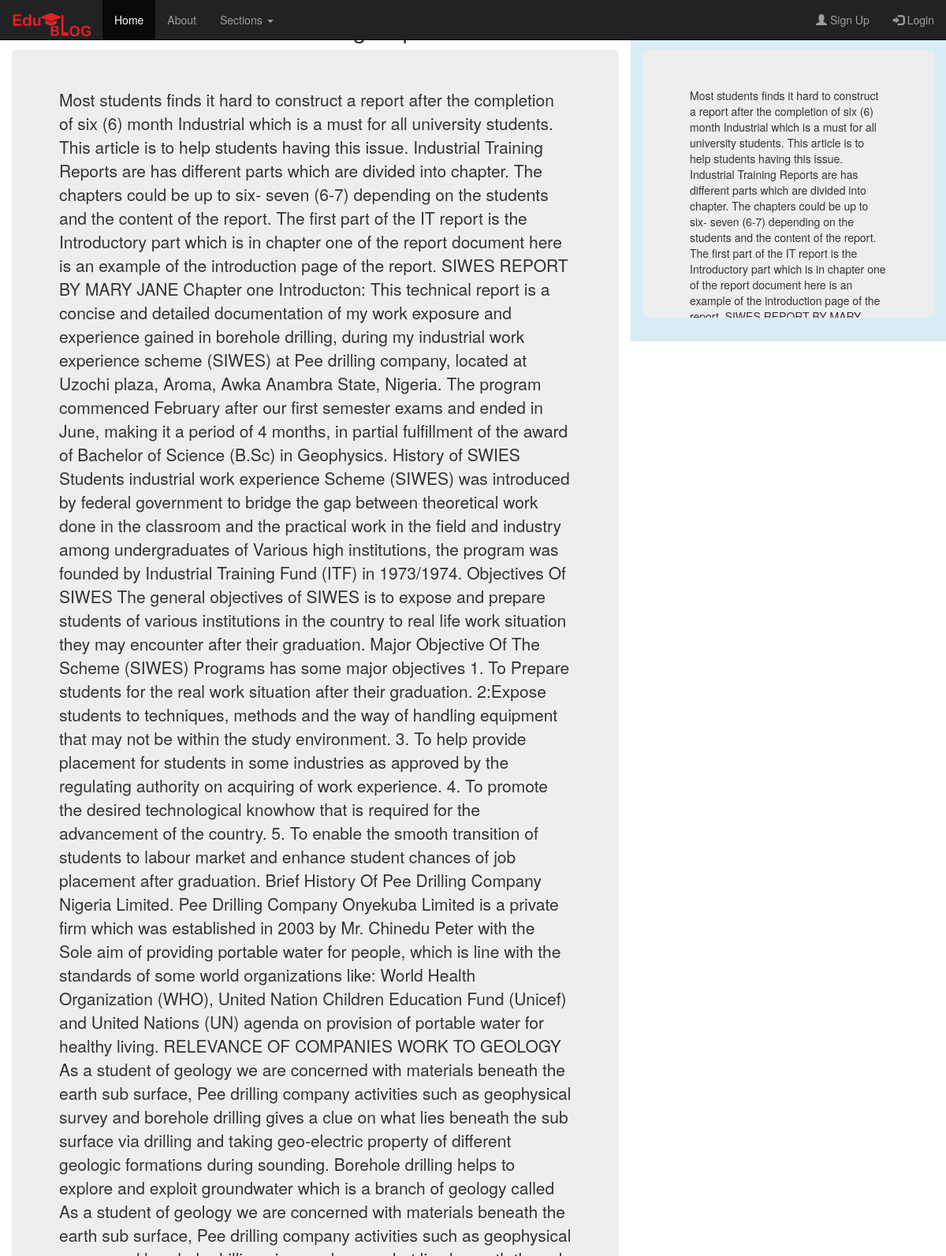
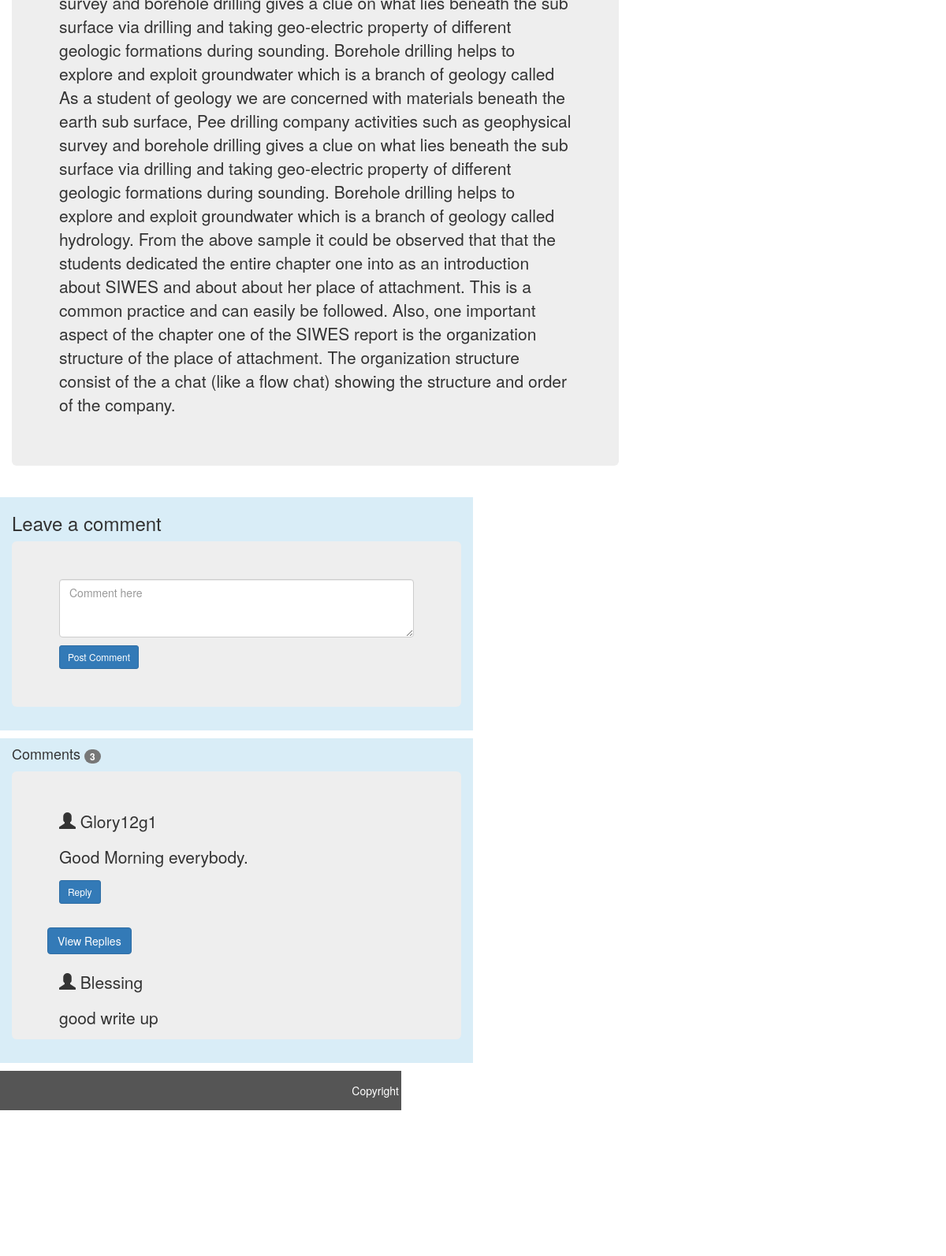
The page /post_detil/2/ on the database its author committed (2 pictures, top to bottom).
### blogs/models.py (models this page shows, shortened)
class Article(models.Model):
	reporter=models.ForeignKey(User, on_delete=models.CASCADE , blank=True , null=True)
	pub_date=models.DateTimeField()
	headline=models.CharField(max_length=200)
	slug=models.CharField(max_length=200)
	content=models.TextField()

class Comment(models.Model):
	user=models.ForeignKey(User, on_delete=models.CASCADE)
	body=models.TextField()
	detil=models.ForeignKey(Article, on_delete=models.CASCADE, related_name='comments')

### blogs/views.py (the view)
# urls.py: path('post_detil/<str:pk>/', views.post_detil, name='post_detil'),
def post_detil (request, pk):
	post=Article.objects.all()
	detil=Article.objects.get(pk=pk)
	comments=detil.comments.all()
	new_comment=None
	if request.method == 'POST':
		comment=Comment.objects.create(
			user=request.user,
			detil=detil,
			body=request.POST.get('body'),
			)
		return HttpResponseRedirect(reverse('blogs:post_detil', args=[str(detil.pk)]))
	else:
		form=CommentForm()
	count=comments.count()
	context={'count':count, 'detil':detil, 'post':post, 'comments':comments,
	'new_comment':new_comment, 'form':form, }
	return render(request, 'blogs/post_detil.html',context)

### blogs/forms.py
class CommentForm(forms.ModelForm):
	body=forms.CharField(max_length=100, widget=forms.Textarea(attrs={'class':'form-control','Placeholder':'Comment here','rows':3}))
	class Meta:
		model=Comment
		fields=[ 'body']

### blogs/templates/blogs/post_detil.html (shortened to what this page needs)
{% extends 'base.html'%}
{% load static%}
{% load crispy_forms_tags%}
{%block content%}
                <div class="container-fluid" style="margin-bottom: 10px;">
                    <div class="row">
                        <div class="col-sm-8 ">
                            <h2>{{detil.headline}}</h2>
                            <div class="jumbotron pre-srollable" style="width:100%"><p>{{detil.content|safe}}</p></div>
                        </div>
                            <div class="col-sm-4 bg-info">
                               <h2>Recent Post</h2>
                            <div class="jumbotron pre-scrollable" style="width:100%">{{detil.content|safe}}</div>
                      </div>
                    </div>
                </div>
                <div class="container-fluid bg-info" style="margin-top: 10px; width: 50%; margin-left: 0;">
                  <h3>Leave a comment</h3>
                    <div class="jumbotron">
                        <form method="POST">
                            {{form.body}}
                          <button type="submit" class="btn btn-primary btn-sm" style="margin-top:10px;">Post Comment</button>
                      </form>
                    </div>
                  </div>
                  <div class="container-fluid bg-info" style="width:50%; margin-top: 10px; margin-left: 0; margin-bottom: 10px;">
                        <h4>Comments <span class="badge">{{count}}</span></h4>
                        <div class="jumbotron pre-scrollable" >
                                {% for comment in comments%}
                                    <p><span class="glyphicon glyphicon-user"></span> {{comment.user}}</p>
                                    <p>{{comment.body}} </p>
                                    {% if request.user == comment.user%}
                                      <a href="{% url 'blogs:update_detil' comment.pk %}" class="btn btn-sm  btn-primary">Edit comment</a>
                                       <span><a href="{% url 'blogs:delete_comment' comment.pk%}" class="btn btn-sm btn-primary">Delete</a></span>
                                       <span><a href="{% url 'blogs:comment_reply' comment.pk%}" class="btn btn-sm btn-primary">Reply</a></span>
                                    {% else%}
                                        <span><a href="{% url 'blogs:comment_reply' comment.pk%}" class="btn btn-sm btn-primary">Reply</a> </span>
                                    {% endif%}
                                          <br><br>
                                          <div class="row" style="margin-bottom: 10px;">
                                            <h4><a href="{% url 'blogs:comment_reply' comment.pk%}" class="btn btn-primary">View Replies</a></h4>
                                          </div>
                                {%empty%}
                                        <p>Be the first to comment</p>
                                {% endfor%}
                        </div>
              </div>
{%endblock%}

### rows shown on the page
Article: content "Most students finds it hard to construct a report after the completion of six (6) month Industrial which is a must for all university students. This article is to help students having this issue. Industrial Training Reports are has different parts which are divided into chapter. The chapters could be up to six- seven (6-7) depending on the students and the content of the report. The first part of the IT report is the Introductory part which is in chapter one of the report document here is an example of the introduction page of the report. SIWES REPORT BY MARY JANE Chapter one Introducton: This technical report is a concise and detailed documentation of my work exposure and experience gained…", content "Most students finds it hard to construct a report after the completion of six (6) month Industrial which is a must for all university students. This article is to help students having this issue. Industrial Training Reports are has different parts which are divided into chapter. The chapters could be up to six- seven (6-7) depending on the students and the content of the report. The first part of the IT report is the Introductory part which is in chapter one of the report document here is an example of the introduction page of the…"
Comment: user "Glory12g1", body "Good Morning everybody.", shows "Reply"
Comment: user "Blessing", body "good write up"

### other values the page prints
{{ count }} "3"
